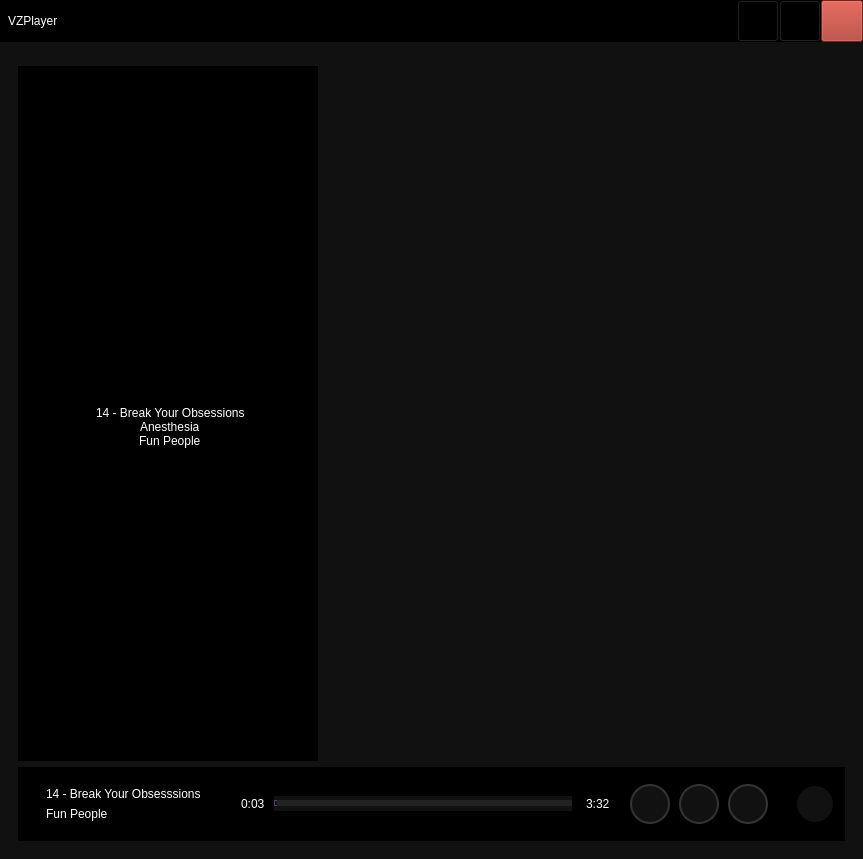
<?xml version="1.0" encoding="UTF-8"?>
<ui version="4.0">
 <class>MainWindow</class>
 <widget class="QMainWindow" name="MainWindow">
  <property name="geometry">
   <rect>
    <x>0</x>
    <y>0</y>
    <width>863</width>
    <height>859</height>
   </rect>
  </property>
  <property name="windowTitle">
   <string>MainWindow</string>
  </property>
  <widget class="QWidget" name="centralwidget">
   <layout class="QGridLayout" name="gridLayout" rowminimumheight="0,0">
    <property name="leftMargin">
     <number>0</number>
    </property>
    <property name="topMargin">
     <number>0</number>
    </property>
    <property name="rightMargin">
     <number>0</number>
    </property>
    <property name="bottomMargin">
     <number>0</number>
    </property>
    <property name="spacing">
     <number>0</number>
    </property>
    <item row="1" column="0">
     <widget class="QFrame" name="frameContainer">
      <property name="styleSheet">
       <string notr="true">QFrame {

	background-color : #111111;

}</string>
      </property>
      <property name="frameShape">
       <enum>QFrame::NoFrame</enum>
      </property>
      <property name="frameShadow">
       <enum>QFrame::Plain</enum>
      </property>
      <property name="lineWidth">
       <number>0</number>
      </property>
      <layout class="QGridLayout" name="gridLayout_2">
       <property name="leftMargin">
        <number>0</number>
       </property>
       <property name="topMargin">
        <number>0</number>
       </property>
       <property name="rightMargin">
        <number>0</number>
       </property>
       <property name="bottomMargin">
        <number>0</number>
       </property>
       <property name="spacing">
        <number>0</number>
       </property>
       <item row="0" column="0">
        <widget class="QStackedWidget" name="stackedWidgetContainer">
         <property name="styleSheet">
          <string notr="true"/>
         </property>
         <property name="lineWidth">
          <number>0</number>
         </property>
         <widget class="QWidget" name="widgetContainer">
          <property name="styleSheet">
           <string notr="true">QWidget {

	background-color : #111111;

}</string>
          </property>
          <layout class="QGridLayout" name="gridLayout_4">
           <item row="0" column="0">
            <widget class="QFrame" name="frameContent">
             <property name="maximumSize">
              <size>
               <width>16777215</width>
               <height>0</height>
              </size>
             </property>
             <property name="frameShape">
              <enum>QFrame::StyledPanel</enum>
             </property>
             <property name="frameShadow">
              <enum>QFrame::Raised</enum>
             </property>
            </widget>
           </item>
           <item row="1" column="0">
            <widget class="QFrame" name="framePlayerContent">
             <property name="styleSheet">
              <string notr="true">QFrame {

	background-color : #111111;

}</string>
             </property>
             <property name="frameShape">
              <enum>QFrame::Panel</enum>
             </property>
             <property name="frameShadow">
              <enum>QFrame::Plain</enum>
             </property>
             <property name="lineWidth">
              <number>0</number>
             </property>
             <layout class="QGridLayout" name="gridLayout_5">
              <item row="2" column="0" colspan="2">
               <widget class="QFrame" name="framePlayer">
                <property name="styleSheet">
                 <string notr="true">QFrame {

	background-color : #000000;

}</string>
                </property>
                <property name="frameShape">
                 <enum>QFrame::StyledPanel</enum>
                </property>
                <property name="frameShadow">
                 <enum>QFrame::Raised</enum>
                </property>
                <layout class="QGridLayout" name="gridLayout_7">
                 <item row="2" column="1">
                  <widget class="QFrame" name="frameSongTime">
                   <property name="frameShape">
                    <enum>QFrame::StyledPanel</enum>
                   </property>
                   <property name="frameShadow">
                    <enum>QFrame::Raised</enum>
                   </property>
                   <layout class="QGridLayout" name="gridLayout_14">
                    <item row="0" column="0">
                     <widget class="QLabel" name="labelTime">
                      <property name="styleSheet">
                       <string notr="true">QLabel {
	font : 80 8pt &quot;Microsoft JhengHei UI&quot; bold;
	color : #FFFFFF;
	border-radius : 0px;
	text-align : left;
	padding-left: 5px;
}</string>
                      </property>
                      <property name="text">
                       <string>0:03</string>
                      </property>
                     </widget>
                    </item>
                    <item row="0" column="1">
                     <widget class="QSlider" name="horizontalSliderTime">
                      <property name="styleSheet">
                       <string notr="true">QSlider::groove:horizontal {
	border: 1px solid #333333;
	height: 4px;

	border-radius: 2px;
}

QSlider::handle:horizontal {
	width : 2px;
	height : 8px;
	background-color : #111111;
}

QSlider::add-page:qlineargradient {
	background: #222222;
	border-top-right-radius: 9px;
	border-bottom-right-radius: 9px;
	border-top-left-radius: 0px;
	border-bottom-left-radius: 0px;
}

QSlider::sub-page:qlineargradient {
	background: #5F3E77;
	border-top-right-radius: 0px;
	border-bottom-right-radius: 0px;
	border-top-left-radius: 9px;
	border-bottom-left-radius: 9px;
}</string>
                      </property>
                      <property name="orientation">
                       <enum>Qt::Horizontal</enum>
                      </property>
                     </widget>
                    </item>
                    <item row="0" column="2">
                     <widget class="QLabel" name="labelDuration">
                      <property name="styleSheet">
                       <string notr="true">QLabel {
	font : 80 8pt &quot;Microsoft JhengHei UI&quot; bold;
	color : #FFFFFF;
	border-radius : 0px;
	text-align : left;
	padding-left: 5px;
}</string>
                      </property>
                      <property name="text">
                       <string>3:32</string>
                      </property>
                     </widget>
                    </item>
                   </layout>
                  </widget>
                 </item>
                 <item row="2" column="2">
                  <widget class="QFrame" name="framePlayerFunction">
                   <property name="minimumSize">
                    <size>
                     <width>0</width>
                     <height>50</height>
                    </size>
                   </property>
                   <property name="maximumSize">
                    <size>
                     <width>16777215</width>
                     <height>50</height>
                    </size>
                   </property>
                   <property name="frameShape">
                    <enum>QFrame::StyledPanel</enum>
                   </property>
                   <property name="frameShadow">
                    <enum>QFrame::Raised</enum>
                   </property>
                   <layout class="QGridLayout" name="gridLayout_6">
                    <property name="leftMargin">
                     <number>0</number>
                    </property>
                    <property name="topMargin">
                     <number>0</number>
                    </property>
                    <property name="rightMargin">
                     <number>0</number>
                    </property>
                    <property name="bottomMargin">
                     <number>0</number>
                    </property>
                    <property name="horizontalSpacing">
                     <number>9</number>
                    </property>
                    <property name="verticalSpacing">
                     <number>0</number>
                    </property>
                    <item row="0" column="1">
                     <widget class="QPushButton" name="pushButtonPlay">
                      <property name="minimumSize">
                       <size>
                        <width>40</width>
                        <height>40</height>
                       </size>
                      </property>
                      <property name="maximumSize">
                       <size>
                        <width>40</width>
                        <height>40</height>
                       </size>
                      </property>
                      <property name="styleSheet">
                       <string notr="true">QPushButton {
    color: #333333;
    border: 2px solid #333333;
    border-radius: 20px;
    /*border-style: outset;*/
    padding: 5px;
}

QPushButton:hover {
    background: #444444;
}

QPushButton:pressed {
    border-style: inset;
    background: qradialgradient(
        cx: 0.4, cy: -0.1, fx: 0.4, fy: -0.1,
        radius: 1.35, stop: 0 #fff, stop: 1 #ddd);
}</string>
                      </property>
                      <property name="text">
                       <string/>
                      </property>
                      <property name="icon">
                       <iconset>
                        <normaloff>../img/icons/24x24/cil-media-play.png</normaloff>../img/icons/24x24/cil-media-play.png</iconset>
                      </property>
                      <property name="iconSize">
                       <size>
                        <width>24</width>
                        <height>24</height>
                       </size>
                      </property>
                      <property name="flat">
                       <bool>true</bool>
                      </property>
                     </widget>
                    </item>
                    <item row="0" column="2">
                     <widget class="QPushButton" name="pushButtonNext">
                      <property name="minimumSize">
                       <size>
                        <width>40</width>
                        <height>40</height>
                       </size>
                      </property>
                      <property name="maximumSize">
                       <size>
                        <width>40</width>
                        <height>40</height>
                       </size>
                      </property>
                      <property name="styleSheet">
                       <string notr="true">QPushButton {
    color: #333333;
    border: 2px solid #333333;
    border-radius: 20px;
    /*border-style: outset;*/
    padding: 5px;
}

QPushButton:hover {
    background: #444444;
}

QPushButton:pressed {
    border-style: inset;
    background: qradialgradient(
        cx: 0.4, cy: -0.1, fx: 0.4, fy: -0.1,
        radius: 1.35, stop: 0 #fff, stop: 1 #ddd);
}</string>
                      </property>
                      <property name="text">
                       <string/>
                      </property>
                      <property name="icon">
                       <iconset>
                        <normaloff>../img/icons/24x24/cil-media-step-forward.png</normaloff>../img/icons/24x24/cil-media-step-forward.png</iconset>
                      </property>
                      <property name="iconSize">
                       <size>
                        <width>24</width>
                        <height>24</height>
                       </size>
                      </property>
                      <property name="flat">
                       <bool>true</bool>
                      </property>
                     </widget>
                    </item>
                    <item row="0" column="0">
                     <widget class="QPushButton" name="pushButtonPrevious">
                      <property name="minimumSize">
                       <size>
                        <width>40</width>
                        <height>40</height>
                       </size>
                      </property>
                      <property name="maximumSize">
                       <size>
                        <width>40</width>
                        <height>40</height>
                       </size>
                      </property>
                      <property name="styleSheet">
                       <string notr="true">QPushButton {
    color: #333333;
    border: 2px solid #333333;
    border-radius: 20px;
    /*border-style: outset;*/
    padding: 5px;
}

QPushButton:hover {
    background: #444444;
}

QPushButton:pressed {
    border-style: inset;
    background: qradialgradient(
        cx: 0.4, cy: -0.1, fx: 0.4, fy: -0.1,
        radius: 1.35, stop: 0 #fff, stop: 1 #ddd);
}</string>
                      </property>
                      <property name="text">
                       <string/>
                      </property>
                      <property name="icon">
                       <iconset>
                        <normaloff>../img/icons/24x24/cil-media-step-backward.png</normaloff>../img/icons/24x24/cil-media-step-backward.png</iconset>
                      </property>
                      <property name="iconSize">
                       <size>
                        <width>24</width>
                        <height>24</height>
                       </size>
                      </property>
                      <property name="flat">
                       <bool>true</bool>
                      </property>
                     </widget>
                    </item>
                   </layout>
                  </widget>
                 </item>
                 <item row="2" column="0">
                  <widget class="QFrame" name="frameSongPlayer">
                   <property name="frameShape">
                    <enum>QFrame::StyledPanel</enum>
                   </property>
                   <property name="frameShadow">
                    <enum>QFrame::Raised</enum>
                   </property>
                   <layout class="QGridLayout" name="gridLayout_13">
                    <item row="0" column="0">
                     <widget class="QLabel" name="labelArtistSongPlayer">
                      <property name="styleSheet">
                       <string notr="true">QLabel {
	font : 80 12pt &quot;Microsoft JhengHei UI&quot; bold;
	color : #FFFFFF;
	border-radius : 0px;
	text-align : left;
	padding-left: 5px;
}</string>
                      </property>
                      <property name="text">
                       <string>14 - Break Your Obsesssions </string>
                      </property>
                     </widget>
                    </item>
                    <item row="1" column="0">
                     <widget class="QLabel" name="labelAlbumSongPlayer">
                      <property name="styleSheet">
                       <string notr="true">QLabel {
	font : 80 9pt &quot;Microsoft JhengHei UI&quot; bold;
	color : #FFFFFF;
	border-radius : 0px;
	text-align : left;
	padding-left: 5px;
}</string>
                      </property>
                      <property name="text">
                       <string>Fun People</string>
                      </property>
                     </widget>
                    </item>
                   </layout>
                  </widget>
                 </item>
                 <item row="2" column="4">
                  <widget class="QPushButton" name="pushButton">
                   <property name="minimumSize">
                    <size>
                     <width>40</width>
                     <height>40</height>
                    </size>
                   </property>
                   <property name="maximumSize">
                    <size>
                     <width>40</width>
                     <height>40</height>
                    </size>
                   </property>
                   <property name="styleSheet">
                    <string notr="true">QPushButton {
    border: 2px solid;
    border-radius: 20px;
    /*border-style: outset;*/
    padding: 5px;
}

QPushButton:hover {
    background: #444444;
}

QPushButton:pressed {
    border-style: inset;
    background: qradialgradient(
        cx: 0.4, cy: -0.1, fx: 0.4, fy: -0.1,
        radius: 1.35, stop: 0 #fff, stop: 1 #ddd);
}</string>
                   </property>
                   <property name="text">
                    <string/>
                   </property>
                   <property name="icon">
                    <iconset>
                     <normaloff>../img/icons/24x24/cil-volume-high.png</normaloff>../img/icons/24x24/cil-volume-high.png</iconset>
                   </property>
                   <property name="iconSize">
                    <size>
                     <width>24</width>
                     <height>24</height>
                    </size>
                   </property>
                  </widget>
                 </item>
                 <item row="2" column="3">
                  <spacer name="horizontalSpacer">
                   <property name="orientation">
                    <enum>Qt::Horizontal</enum>
                   </property>
                   <property name="sizeType">
                    <enum>QSizePolicy::Fixed</enum>
                   </property>
                   <property name="sizeHint" stdset="0">
                    <size>
                     <width>20</width>
                     <height>20</height>
                    </size>
                   </property>
                  </spacer>
                 </item>
                </layout>
               </widget>
              </item>
              <item row="0" column="0">
               <widget class="QFrame" name="framePlayContent">
                <property name="frameShape">
                 <enum>QFrame::NoFrame</enum>
                </property>
                <property name="frameShadow">
                 <enum>QFrame::Plain</enum>
                </property>
                <property name="lineWidth">
                 <number>0</number>
                </property>
                <layout class="QGridLayout" name="gridLayout_9">
                 <property name="leftMargin">
                  <number>0</number>
                 </property>
                 <property name="topMargin">
                  <number>0</number>
                 </property>
                 <property name="rightMargin">
                  <number>0</number>
                 </property>
                 <property name="bottomMargin">
                  <number>0</number>
                 </property>
                 <property name="spacing">
                  <number>0</number>
                 </property>
                 <item row="0" column="0">
                  <widget class="QFrame" name="frameCoverArt">
                   <property name="styleSheet">
                    <string notr="true">QFrame {

	background-color : #000000;

}</string>
                   </property>
                   <property name="frameShape">
                    <enum>QFrame::Panel</enum>
                   </property>
                   <property name="frameShadow">
                    <enum>QFrame::Plain</enum>
                   </property>
                   <property name="lineWidth">
                    <number>0</number>
                   </property>
                   <layout class="QGridLayout" name="gridLayout_11">
                    <property name="leftMargin">
                     <number>0</number>
                    </property>
                    <property name="topMargin">
                     <number>0</number>
                    </property>
                    <property name="rightMargin">
                     <number>0</number>
                    </property>
                    <property name="bottomMargin">
                     <number>0</number>
                    </property>
                    <property name="spacing">
                     <number>0</number>
                    </property>
                    <item row="0" column="0">
                     <widget class="QLabel" name="labelCoverArt">
                      <property name="minimumSize">
                       <size>
                        <width>300</width>
                        <height>300</height>
                       </size>
                      </property>
                      <property name="maximumSize">
                       <size>
                        <width>400</width>
                        <height>400</height>
                       </size>
                      </property>
                      <property name="sizeIncrement">
                       <size>
                        <width>0</width>
                        <height>0</height>
                       </size>
                      </property>
                      <property name="baseSize">
                       <size>
                        <width>100</width>
                        <height>100</height>
                       </size>
                      </property>
                      <property name="lineWidth">
                       <number>0</number>
                      </property>
                      <property name="text">
                       <string/>
                      </property>
                      <property name="pixmap">
                       <pixmap>../../../../../../../music/FLAC/Fun People/1995 - Anesthesia (Reedición 1999)/folder.jpg</pixmap>
                      </property>
                      <property name="scaledContents">
                       <bool>true</bool>
                      </property>
                     </widget>
                    </item>
                   </layout>
                  </widget>
                 </item>
                 <item row="1" column="0">
                  <widget class="QFrame" name="frameSong">
                   <property name="styleSheet">
                    <string notr="true">QFrame {

	background-color : #000000;

}</string>
                   </property>
                   <property name="frameShape">
                    <enum>QFrame::NoFrame</enum>
                   </property>
                   <property name="frameShadow">
                    <enum>QFrame::Plain</enum>
                   </property>
                   <property name="lineWidth">
                    <number>0</number>
                   </property>
                   <layout class="QGridLayout" name="gridLayout_10">
                    <property name="leftMargin">
                     <number>0</number>
                    </property>
                    <property name="topMargin">
                     <number>0</number>
                    </property>
                    <property name="rightMargin">
                     <number>0</number>
                    </property>
                    <property name="bottomMargin">
                     <number>0</number>
                    </property>
                    <property name="spacing">
                     <number>0</number>
                    </property>
                    <item row="1" column="0" alignment="Qt::AlignHCenter">
                     <widget class="QLabel" name="labelTitleSong">
                      <property name="styleSheet">
                       <string notr="true">QLabel {
	font : 77 18pt &quot;Microsoft JhengHei UI&quot;;
	color : #FFFFFF;
	border-radius : 0px;
	text-align : left;
	padding-left: 5px;
}

QLabel::hover {
	color : #4F6FA0;
}
</string>
                      </property>
                      <property name="frameShape">
                       <enum>QFrame::Panel</enum>
                      </property>
                      <property name="frameShadow">
                       <enum>QFrame::Plain</enum>
                      </property>
                      <property name="lineWidth">
                       <number>0</number>
                      </property>
                      <property name="text">
                       <string>14 - Break Your Obsessions</string>
                      </property>
                     </widget>
                    </item>
                    <item row="4" column="0">
                     <spacer name="verticalSpacer_2">
                      <property name="orientation">
                       <enum>Qt::Vertical</enum>
                      </property>
                      <property name="sizeHint" stdset="0">
                       <size>
                        <width>20</width>
                        <height>40</height>
                       </size>
                      </property>
                     </spacer>
                    </item>
                    <item row="3" column="0" alignment="Qt::AlignHCenter">
                     <widget class="QLabel" name="labelArtistSong">
                      <property name="styleSheet">
                       <string notr="true">QLabel {
	font : 80 13pt &quot;Microsoft JhengHei UI&quot; bold;
	color : #FFFFFF;
	border-radius : 0px;
	text-align : left;
	padding-left: 5px;
}

QLabel::hover {
	color : #4F6FA0;
}
</string>
                      </property>
                      <property name="text">
                       <string>Fun People</string>
                      </property>
                     </widget>
                    </item>
                    <item row="2" column="0" alignment="Qt::AlignHCenter">
                     <widget class="QLabel" name="labelAlbumSong">
                      <property name="styleSheet">
                       <string notr="true">QLabel {
	font : 80 16pt &quot;Microsoft JhengHei UI&quot; bold;
	color : #FFFFFF;
	border-radius : 0px;
	text-align : left;
	padding-left: 5px;
}

QLabel::hover {
	color : #4F6FA0;
}
</string>
                      </property>
                      <property name="text">
                       <string>Anesthesia</string>
                      </property>
                     </widget>
                    </item>
                    <item row="0" column="0">
                     <spacer name="verticalSpacer">
                      <property name="orientation">
                       <enum>Qt::Vertical</enum>
                      </property>
                      <property name="sizeType">
                       <enum>QSizePolicy::Fixed</enum>
                      </property>
                      <property name="sizeHint" stdset="0">
                       <size>
                        <width>20</width>
                        <height>40</height>
                       </size>
                      </property>
                     </spacer>
                    </item>
                   </layout>
                  </widget>
                 </item>
                </layout>
               </widget>
              </item>
              <item row="0" column="1">
               <widget class="QFrame" name="framePlayList">
                <property name="styleSheet">
                 <string notr="true">QFrame {

	background-color : #111111;

}</string>
                </property>
                <property name="frameShape">
                 <enum>QFrame::NoFrame</enum>
                </property>
                <property name="frameShadow">
                 <enum>QFrame::Plain</enum>
                </property>
                <property name="lineWidth">
                 <number>0</number>
                </property>
                <layout class="QGridLayout" name="gridLayout_12">
                 <property name="leftMargin">
                  <number>0</number>
                 </property>
                 <property name="topMargin">
                  <number>0</number>
                 </property>
                 <property name="rightMargin">
                  <number>0</number>
                 </property>
                 <property name="bottomMargin">
                  <number>0</number>
                 </property>
                 <property name="spacing">
                  <number>0</number>
                 </property>
                 <item row="0" column="0">
                  <widget class="QListView" name="listViewPlayList">
                   <property name="styleSheet">
                    <string notr="true">QListView {
	font : 77 15pt &quot;Microsoft JhengHei UI&quot;;
	color : #FFFFFF;
	border-radius : 0px;
	text-align : left;
	padding-left: 5px;
}

QListView::hover {
	color : #5F3E77;
}
</string>
                   </property>
                   <property name="frameShape">
                    <enum>QFrame::NoFrame</enum>
                   </property>
                   <property name="frameShadow">
                    <enum>QFrame::Plain</enum>
                   </property>
                   <property name="lineWidth">
                    <number>0</number>
                   </property>
                   <property name="itemAlignment">
                    <set>Qt::AlignLeading</set>
                   </property>
                  </widget>
                 </item>
                </layout>
               </widget>
              </item>
             </layout>
            </widget>
           </item>
          </layout>
         </widget>
         <widget class="QWidget" name="widgetLibrary"/>
        </widget>
       </item>
      </layout>
     </widget>
    </item>
    <item row="0" column="0">
     <widget class="QFrame" name="frameWindowTitleBar">
      <property name="maximumSize">
       <size>
        <width>16777215</width>
        <height>46</height>
       </size>
      </property>
      <property name="styleSheet">
       <string notr="true">QFrame {

	background-color : #000000;

}</string>
      </property>
      <property name="frameShape">
       <enum>QFrame::NoFrame</enum>
      </property>
      <property name="frameShadow">
       <enum>QFrame::Plain</enum>
      </property>
      <property name="lineWidth">
       <number>0</number>
      </property>
      <layout class="QGridLayout" name="gridLayout_3">
       <property name="leftMargin">
        <number>0</number>
       </property>
       <property name="topMargin">
        <number>0</number>
       </property>
       <property name="rightMargin">
        <number>0</number>
       </property>
       <property name="bottomMargin">
        <number>0</number>
       </property>
       <property name="spacing">
        <number>0</number>
       </property>
       <item row="0" column="0">
        <widget class="QLabel" name="labelWindowTitle">
         <property name="styleSheet">
          <string notr="true">QLabel {
	font : 77 15pt &quot;Microsoft JhengHei UI&quot;;
	color : #FFFFFF;
	border-radius : 0px;
	text-align : left;
	padding-left: 5px;
}

QLabel::hover {
	color : #4F6FA0;
}
</string>
         </property>
         <property name="text">
          <string>VZPlayer</string>
         </property>
        </widget>
       </item>
       <item row="0" column="2">
        <widget class="QFrame" name="framePushButtonWindowPanel">
         <property name="frameShape">
          <enum>QFrame::NoFrame</enum>
         </property>
         <property name="frameShadow">
          <enum>QFrame::Plain</enum>
         </property>
         <property name="lineWidth">
          <number>0</number>
         </property>
         <layout class="QGridLayout" name="gridLayout_8">
          <property name="leftMargin">
           <number>0</number>
          </property>
          <property name="topMargin">
           <number>0</number>
          </property>
          <property name="rightMargin">
           <number>0</number>
          </property>
          <property name="bottomMargin">
           <number>0</number>
          </property>
          <property name="spacing">
           <number>0</number>
          </property>
          <item row="0" column="2">
           <widget class="QPushButton" name="pushButtonRestore">
            <property name="minimumSize">
             <size>
              <width>42</width>
              <height>42</height>
             </size>
            </property>
            <property name="maximumSize">
             <size>
              <width>42</width>
              <height>42</height>
             </size>
            </property>
            <property name="styleSheet">
             <string notr="true">QPushButton {
	background-color : #000000;
}

QPushButton:hover {
	background-color : #555555;
}</string>
            </property>
            <property name="text">
             <string/>
            </property>
            <property name="icon">
             <iconset>
              <normaloff>img/icons/24x24/cil-window-maximize.png</normaloff>img/icons/24x24/cil-window-maximize.png</iconset>
            </property>
            <property name="iconSize">
             <size>
              <width>18</width>
              <height>18</height>
             </size>
            </property>
           </widget>
          </item>
          <item row="0" column="0">
           <widget class="QPushButton" name="pushButtonMinimize">
            <property name="minimumSize">
             <size>
              <width>42</width>
              <height>42</height>
             </size>
            </property>
            <property name="maximumSize">
             <size>
              <width>42</width>
              <height>42</height>
             </size>
            </property>
            <property name="styleSheet">
             <string notr="true">QPushButton {
	background-color : #000000;
}

QPushButton:hover {
	background-color : #555555;
}</string>
            </property>
            <property name="text">
             <string/>
            </property>
            <property name="icon">
             <iconset>
              <normaloff>img/icons/24x24/cil-window-minimize.png</normaloff>img/icons/24x24/cil-window-minimize.png</iconset>
            </property>
            <property name="iconSize">
             <size>
              <width>18</width>
              <height>18</height>
             </size>
            </property>
           </widget>
          </item>
          <item row="0" column="3">
           <widget class="QPushButton" name="pushButtonClose">
            <property name="minimumSize">
             <size>
              <width>42</width>
              <height>42</height>
             </size>
            </property>
            <property name="maximumSize">
             <size>
              <width>42</width>
              <height>42</height>
             </size>
            </property>
            <property name="styleSheet">
             <string notr="true">QPushButton {
	background-color : #A93226;
}

QPushButton::hover {
	background-color : #87281E
}</string>
            </property>
            <property name="text">
             <string/>
            </property>
            <property name="icon">
             <iconset>
              <normaloff>img/icons/24x24/cil-x.png</normaloff>img/icons/24x24/cil-x.png</iconset>
            </property>
            <property name="iconSize">
             <size>
              <width>18</width>
              <height>18</height>
             </size>
            </property>
            <property name="flat">
             <bool>false</bool>
            </property>
           </widget>
          </item>
         </layout>
        </widget>
       </item>
       <item row="0" column="1">
        <spacer name="horizontalSpacer_2">
         <property name="orientation">
          <enum>Qt::Horizontal</enum>
         </property>
         <property name="sizeHint" stdset="0">
          <size>
           <width>40</width>
           <height>20</height>
          </size>
         </property>
        </spacer>
       </item>
      </layout>
     </widget>
    </item>
   </layout>
  </widget>
 </widget>
 <resources/>
 <connections/>
</ui>
